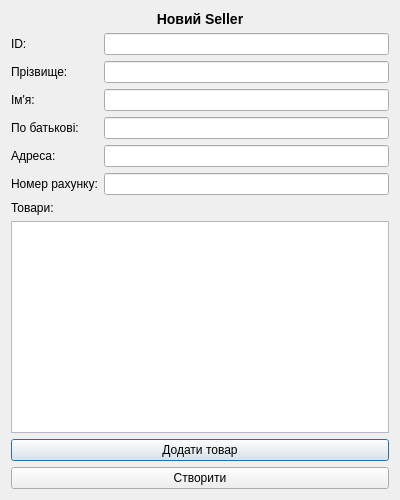
<?xml version="1.0" encoding="UTF-8"?>
<ui version="4.0">
 <class>SellerDialog</class>
 <widget class="QDialog" name="SellerDialog">
  <property name="geometry">
   <rect>
    <x>0</x>
    <y>0</y>
    <width>400</width>
    <height>500</height>
   </rect>
  </property>
  <property name="windowTitle">
   <string>Створити Seller</string>
  </property>
  <layout class="QVBoxLayout" name="verticalLayout">
   <item>
    <widget class="QLabel" name="label_title">
     <property name="text">
      <string>&lt;h3&gt;Новий Seller&lt;/h3&gt;</string>
     </property>
     <property name="alignment">
      <set>Qt::AlignCenter</set>
     </property>
    </widget>
   </item>
   <item>
    <layout class="QFormLayout" name="formLayout">
     <item row="0" column="0">
      <widget class="QLabel" name="label_id">
       <property name="text">
        <string>ID:</string>
       </property>
      </widget>
     </item>
     <item row="0" column="1">
      <widget class="QLineEdit" name="lineEdit_id"/>
     </item>
     <item row="1" column="0">
      <widget class="QLabel" name="label_lastName">
       <property name="text">
        <string>Прізвище:</string>
       </property>
      </widget>
     </item>
     <item row="1" column="1">
      <widget class="QLineEdit" name="lineEdit_lastName"/>
     </item>
     <item row="2" column="0">
      <widget class="QLabel" name="label_firstName">
       <property name="text">
        <string>Ім'я:</string>
       </property>
      </widget>
     </item>
     <item row="2" column="1">
      <widget class="QLineEdit" name="lineEdit_firstName"/>
     </item>
     <item row="3" column="0">
      <widget class="QLabel" name="label_patronymic">
       <property name="text">
        <string>По батькові:</string>
       </property>
      </widget>
     </item>
     <item row="3" column="1">
      <widget class="QLineEdit" name="lineEdit_patronymic"/>
     </item>
     <item row="4" column="0">
      <widget class="QLabel" name="label_address">
       <property name="text">
        <string>Адреса:</string>
       </property>
      </widget>
     </item>
     <item row="4" column="1">
      <widget class="QLineEdit" name="lineEdit_address"/>
     </item>
     <item row="5" column="0">
      <widget class="QLabel" name="label_account">
       <property name="text">
        <string>Номер рахунку:</string>
       </property>
      </widget>
     </item>
     <item row="5" column="1">
      <widget class="QLineEdit" name="lineEdit_accountNumber"/>
     </item>
    </layout>
   </item>
   <item>
    <widget class="QLabel" name="label_products">
     <property name="text">
      <string>Товари:</string>
     </property>
    </widget>
   </item>
   <item>
    <widget class="QListWidget" name="listWidget_products"/>
   </item>
   <item>
    <widget class="QPushButton" name="pushButton_addProduct">
     <property name="text">
      <string>Додати товар</string>
     </property>
    </widget>
   </item>
   <item>
    <widget class="QPushButton" name="pushButton_create">
     <property name="text">
      <string>Створити</string>
     </property>
    </widget>
   </item>
  </layout>
 </widget>
 <resources/>
 <connections/>
</ui>
